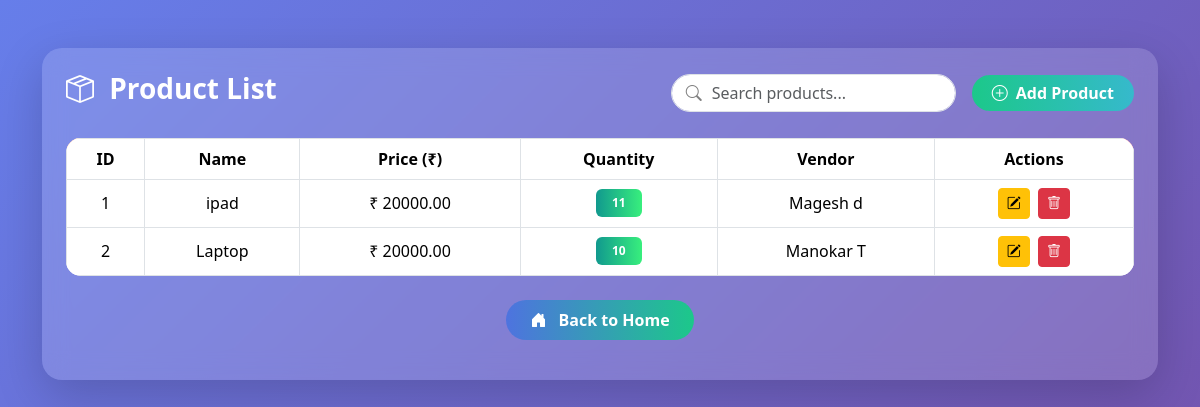
/api/product/list/ (signed in), run on the app's committed database.
### vendorapp/models.py (models this page shows)
class Product(models.Model):
    name = models.CharField(max_length=100)
    description = models.TextField(blank=True, null=True)
    price = models.DecimalField(max_digits=10, decimal_places=2)
    quantity = models.IntegerField()
    vendor = models.ForeignKey(Vendor, on_delete=models.CASCADE)

class Vendor(models.Model):
    name = models.CharField(max_length=100)
    email = models.EmailField()
    phone = models.CharField(max_length=15)
    address = models.TextField()

### vendorapp/views.py (the view)
# urls.py: path('product/list/', views.product_list, name="product_list"),
@login_required(login_url='login')
def product_list(request):
    products = Product.objects.all()
    return render(request, 'product_list.html', {'products': products})

### templates/product_list.html (shortened to what this page needs)
{% load static %}
<!DOCTYPE html>
<html>
<head>
    <link href="https://cdn.jsdelivr.net/npm/bootstrap@5.3.2/dist/css/bootstrap.min.css" rel="stylesheet">
    <link href="https://cdn.jsdelivr.net/npm/bootstrap-icons@1.11.1/font/bootstrap-icons.css" rel="stylesheet">
</head>
<body>
<div class="container mt-5">
    <div class="product-card shadow-lg p-4">
        <div class="d-flex justify-content-between align-items-center mb-4 flex-wrap gap-3">
            <h3 class="fw-bold text-white">
                <i class="bi bi-box-seam me-2"></i> Product List
            </h3>
            <div class="d-flex gap-3 align-items-center">
                <div class="search-box">
                    <i class="bi bi-search"></i>
                    <input type="text" id="searchInput"
                           class="form-control"
                           placeholder="Search products...">
                </div>
                <a href="{% url 'product_form' %}" class="btn btn-add">
                    <i class="bi bi-plus-circle me-1"></i> Add Product
                </a>
            </div>
        </div>
        <div class="table-responsive">
            <table class="table table-bordered text-center align-middle" id="productTable">
                <thead>
                    <tr>
                        <th>ID</th>
                        <th>Name</th>
                        <th>Price (₹)</th>
                        <th>Quantity</th>
                        <th>Vendor</th>
                        <th>Actions</th>
                    </tr>
                </thead>
                <tbody>
                    {% for p in products %}
                    <tr>
                        <td>{{ p.id }}</td>
                        <td>{{ p.name }}</td>
                        <td>₹ {{ p.price }}</td>
                        <td>
                            {% if p.quantity < 5 %}
                                <span class="badge badge-low px-3 py-2">
                                    {{ p.quantity }} (Low Stock)
                                </span>
                            {% else %}
                                <span class="badge badge-good px-3 py-2">
                                    {{ p.quantity }}
                                </span>
                            {% endif %}
                        </td>
                        <td>{{ p.vendor.name }}</td>
                        <td>
                            <a href="{% url 'product_edit' p.id %}"
                               class="btn btn-warning btn-sm me-1">
                                <i class="bi bi-pencil-square"></i>
                            </a>
                            <a href="{% url 'product_delete' p.id %}"
                               class="btn btn-danger btn-sm"
                               onclick="return confirm('Are you sure you want to delete this product?');">
                                <i class="bi bi-trash"></i>
                            </a>
                        </td>
                    </tr>
                    {% empty %}
                    <tr>
                        <td colspan="6" class="text-muted py-4">
                            No products available
                        </td>
                    </tr>
                    {% endfor %}
                </tbody>
            </table>
            <div class="text-center mt-4">
    <a href="{% url 'dashboard' %}" class="btn btn-home px-4 mb-3">
        <i class="bi bi-house-door-fill me-2"></i> Back to Home
    </a>
</div>
        </div>
    </div>
</div>
</body>
</html>

### templates/product_list.html (style rules this page uses)
body { background: linear-gradient(135deg, #667eea, #764ba2); min-height: 100vh; font-family: 'Segoe UI', sans-serif; }
.product-card { border-radius: 20px; background: rgba(255,255,255,0.15); backdrop-filter: blur(12px); border: none; box-shadow: 0 15px 40px rgba(0,0,0,0.3); color: white; }
.table { background: white; border-radius: 15px; overflow: hidden; }
.table thead { background: linear-gradient(90deg, #ff9966, #ff5e62); color: white; }
.btn-add { background: linear-gradient(90deg, #1cc88a, #36b9cc); border: none; border-radius: 25px; color: white; font-weight: 600; padding: 6px 20px; }
.search-box { position: relative; max-width: 300px; }
.search-box input { border-radius: 25px; padding-left: 40px; }
.search-box i { position: absolute; top: 50%; left: 15px; transform: translateY(-50%); color: gray; }
.badge-good { background: linear-gradient(90deg, #11998e, #38ef7d); color: white; }
h3 { color: white; }
.btn-home { background: linear-gradient(90deg, #4e73df, #1cc88a); border: none; border-radius: 25px; font-weight: 600; color: white; padding: 8px 25px; transition: 0.3s; }

### data on the page
Product: id "1", name "ipad", price "20000.00", quantity "11", vendor.name "Magesh d"
Product: id "2", name "Laptop", price "20000.00", quantity "10", vendor.name "Manokar T"
